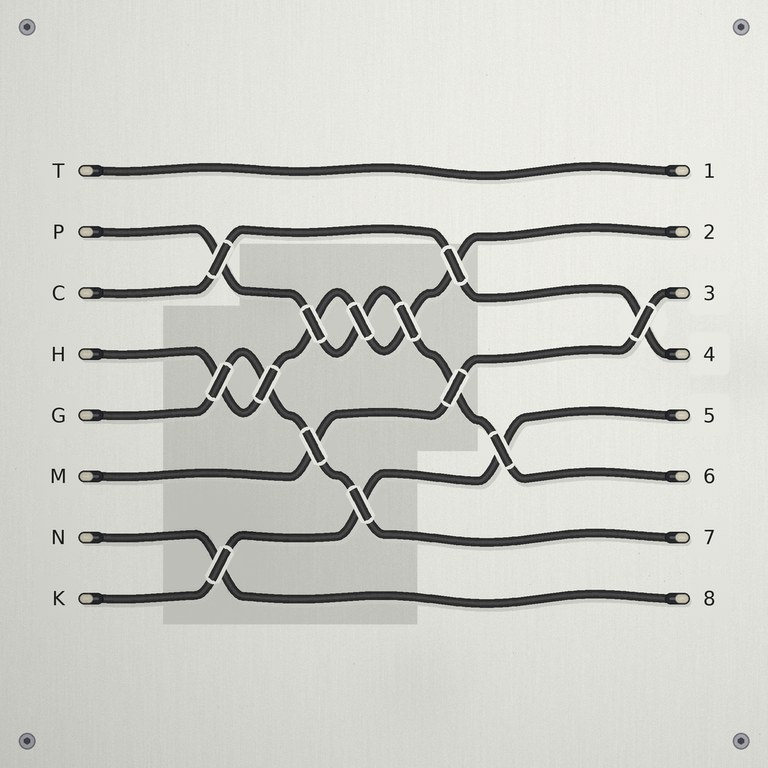
#> input picture samples/live_failures/1_trace/image.jpg, 768 x 768 px, given in place of ., which was not available
$ python -i gbdt.py   (imports and definitions only)
#> lines starting #> are read from the running program, lines starting #| are printed output that depends on the picture
"""`gbdt_image_stats` probe (SPEC 11.2): gradient-boosted trees on global image statistics only --
16-bin histograms per RGB channel, per-channel mean/std, Sobel edge density and colourfulness.
No spatial features, so it can only exploit global appearance leaks (e.g. busier image => larger
answer)."""

from __future__ import annotations

from collections.abc import Sequence
from pathlib import Path

import numpy as np
from PIL import Image
from scipy import ndimage

FEATURE_PX = 512
EDGE_THRESHOLD = 0.15  # Sobel magnitude on [0, 1] luminance counted as an edge


def image_stats(rgb: np.ndarray) -> np.ndarray:
    """56 global statistics of an RGB uint8 image (48 histogram bins, 6 moments, edges, colour)."""
    x = rgb.astype(np.float64) / 255.0
    hists = [
        np.histogram(x[..., c], bins=16, range=(0.0, 1.0))[0] / x[..., c].size for c in range(3)
    ]
    moments = [x[..., c].mean() for c in range(3)] + [x[..., c].std() for c in range(3)]
    lum = 0.2126 * x[..., 0] + 0.7152 * x[..., 1] + 0.0722 * x[..., 2]
    mag = np.hypot(ndimage.sobel(lum, axis=0), ndimage.sobel(lum, axis=1)) / 8.0
    edge = float((mag > EDGE_THRESHOLD).mean())
    rg, yb = x[..., 0] - x[..., 1], 0.5 * (x[..., 0] + x[..., 1]) - x[..., 2]
    colourful = float(np.hypot(rg.std(), yb.std()) + 0.3 * np.hypot(rg.mean(), yb.mean()))
    return np.concatenate([*hists, moments, [edge, colourful]]).astype(np.float64)


def load_features(paths: Sequence[Path]) -> np.ndarray:
    rows = []
    for p in paths:
        with Image.open(p) as im:
#> im is the input picture: PIL image 768x768 RGB; mean R, G, B 205, 205.9, 200.3
            small = im.convert("RGB").resize((FEATURE_PX, FEATURE_PX), Image.Resampling.BOX)
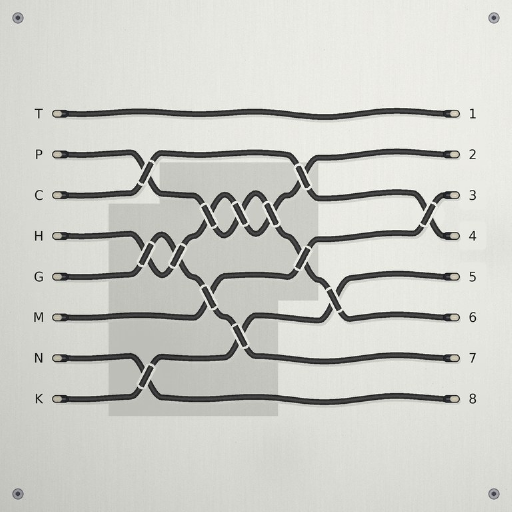
#> small: PIL image 512x512 RGB; mean R, G, B 205.2, 206.1, 200.5
        rows.append(image_stats(np.asarray(small)))
#> in image_stats, `hists = [ np.histogram(x[..., c], bins=16, range=(0.0, 1.0))[0] / x[....`: hists = 3 items
#> in image_stats, `moments = [x[..., c].mean() for c in range(3)] + [x[..., c].std() for ..`: moments = [0.805, 0.808, 0.786, 0.178, 0.179, 0.174]
#> in image_stats, `mag = np.hypot(ndimage.sobel(lum, axis=0), ndimage.sobel(lum, axis=1))..`:
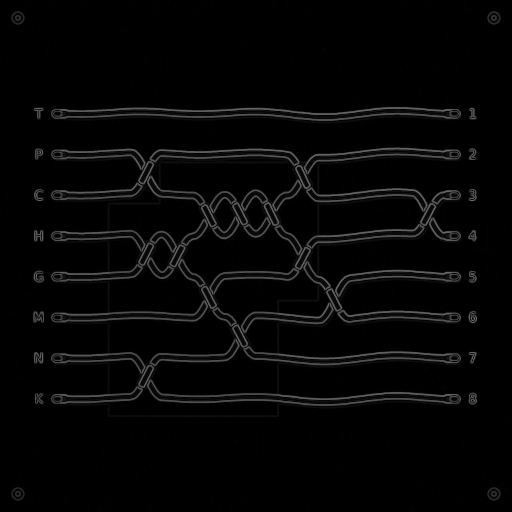
#> mag: shape (512, 512) float64; min 0, max 0.425, mean 0.0258
#> in image_stats, `edge = float((mag > EDGE_THRESHOLD).mean())`: edge = 0.0629
#> in image_stats, `rg, yb = x[..., 0] - x[..., 1], 0.5 * (x[..., 0] + x[..., 1]) - x[...,..`:
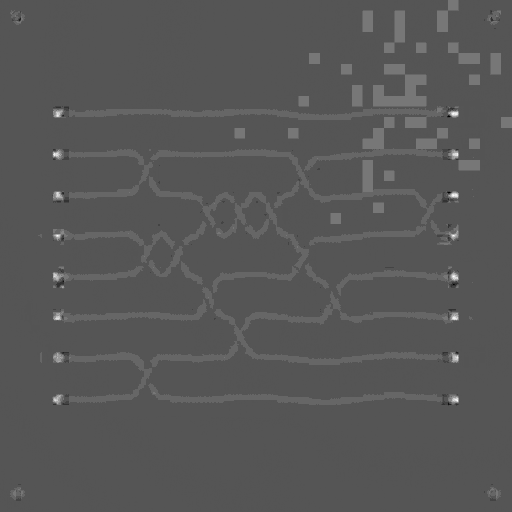
#> rg: shape (512, 512) float64; min -0.0235, max 0.0353, mean -0.00337; drawn with min black and max white
#> in image_stats, `rg, yb = x[..., 0] - x[..., 1], 0.5 * (x[..., 0] + x[..., 1]) - x[...,..`:
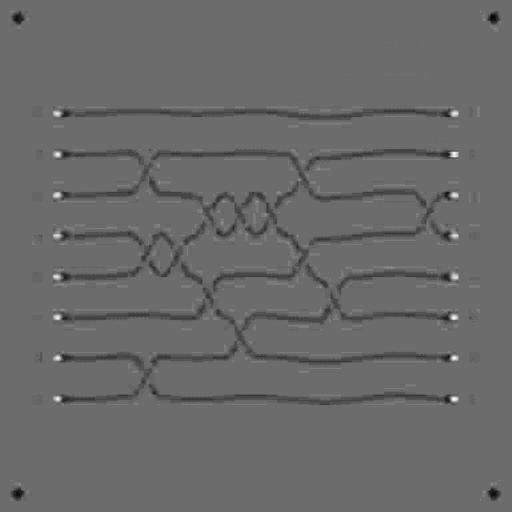
#> yb: shape (512, 512) float64; min -0.0412, max 0.106, mean 0.0202; drawn with min black and max white
#> in image_stats, `colourful = float(np.hypot(rg.std(), yb.std()) + 0.3 * np.hypot(rg.mea..`: colourful = 0.0125
    return np.vstack(rows) if rows else np.zeros((0, 56))


def fit_predict(
    x_train: np.ndarray, y_train: Sequence[str], x_test: np.ndarray, seed: int
) -> list[str]:
    """Train on one fold, predict the held-out fold (constant prediction if one class only)."""
    from sklearn.ensemble import HistGradientBoostingClassifier

    classes = sorted(set(y_train))
    if len(classes) == 1:
        return [classes[0]] * len(x_test)
    clf = HistGradientBoostingClassifier(
        max_iter=100, learning_rate=0.1, max_leaf_nodes=15, random_state=seed % (2**31)
    )
    clf.fit(x_train, np.asarray(y_train))
    return [str(v) for v in clf.predict(x_test)]


__all__ = ["fit_predict", "image_stats", "load_features"]

#> (the run stopped early here; a loop or call above may not have finished)
